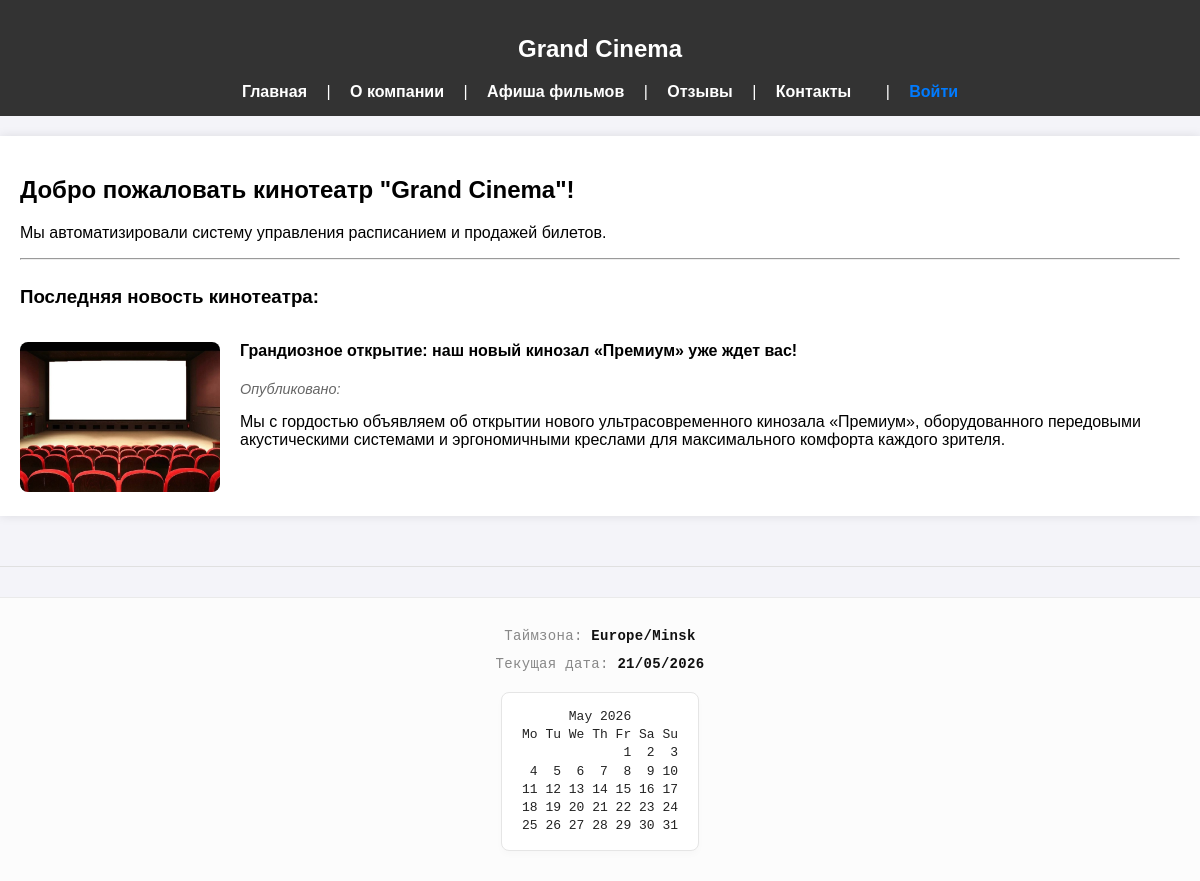
The page / on the database its author committed.
### cinema/models.py (models this page shows, shortened)
class TimeStampedModel(models.Model):
    created_at_utc = models.DateTimeField(null=True, blank=True, verbose_name="Дата создания (UTC)")
    created_at_local = models.DateTimeField(null=True, blank=True, verbose_name="Дата создания (Минск)")
    updated_at_utc = models.DateTimeField(null=True, blank=True, verbose_name="Дата изменения (UTC)")
    updated_at_local = models.DateTimeField(null=True, blank=True, verbose_name="Дата изменения (Минск)")
    class Meta:
        abstract = True

class NewsArticle(TimeStampedModel):
    title = models.CharField(max_length=255, verbose_name="Заголовок")
    short_description = models.TextField(verbose_name="Краткое описание")
    content = models.TextField(verbose_name="Полный текст статьи")
    image = models.ImageField(upload_to='news_photos/', blank=True, null=True, verbose_name="Фото новости")
    class Meta:
        verbose_name = "Новость"
        verbose_name_plural = "Новости"
        ordering = ['-created_at_utc']

### cinema/views.py (the view)
# urls.py: re_path(r'^$', views.index_view, name='index'),
def index_view(request):
    latest_news = NewsArticle.objects.order_by('-created_at_local').first()
    return render(request, 'cinema/index.html', {'latest_news': latest_news})

### cinema/context_processors.py (called while the page is built)
def footer_info_processor(request):
    user_tz_name = "Europe/Minsk"
    user_now = datetime.now(zoneinfo.ZoneInfo(user_tz_name))
    text_cal = calendar.TextCalendar(calendar.MONDAY).formatmonth(user_now.year, user_now.month)
    return {
        'footer_user_tz': user_tz_name,
        'footer_current_date': user_now.strftime("%d/%m/%Y"),
        'footer_text_calendar': text_cal,
    }

### cinema/templates/cinema/index.html (shortened to what this page needs)
{% extends 'cinema/base.html' %}
{% block content %}
<h2>Добро пожаловать кинотеатр "Grand Cinema"!</h2>
<p>Мы автоматизировали систему управления расписанием и продажей билетов.</p>
<hr>
<div style="display: flex; justify-content: space-between; align-items: center;">
    <h3>Последняя новость кинотеатра:</h3>
</div>
{% if latest_news %}
    <div style="display: flex; gap: 20px; align-items: flex-start; margin-top: 15px;">
        {% if latest_news.image %}
            <div style="flex-shrink: 0;">
                <img src="{{ latest_news.image.url }}" alt="{{ latest_news.title }}"
                     style="width: 200px; height: 150px; object-fit: cover; border-radius: 8px;">
            </div>
        {% endif %}
        <div>
            <h4 style="margin-top: 0;">{{ latest_news.title }}</h4>
            <p style="font-size: 0.9em; color: #666;"><em>Опубликовано: {{ latest_news.published_date|date:"d/m/Y H:i" }}</em></p>
            <p>{{ latest_news.short_description }}</p>
        </div>
    </div>
{% else %}
    <p>Новостей пока нет.</p>
{% endif %}
{% endblock %}

### cinema/templates/cinema/base.html (style rules this page uses)
body { font-family: Arial, sans-serif; margin: 0; padding: 0; background: #f4f4f9; }

### rows shown on the page
NewsArticle: image (picture), title "Грандиозное открытие: наш новый кинозал «Премиум» уже ждет вас!", short_description "Мы с гордостью объявляем об открытии нового ультрасовременного кинозала «Премиум», оборудованного передовыми акустическими системами и эргономичными креслами для максимального комфорта каждого зрителя."

### other values the page prints
{{ footer_user_tz }} "Europe/Minsk"
{{ footer_current_date }} "21/05/2026"
{{ footer_text_calendar }} "May 2026 Mo Tu We Th Fr Sa Su 1 2 3 4 5 6 7 8 9 10 11 12 13 14 15 16 17 18 19 20 21 22 23 24 25 26 27 28 29 30 31"
